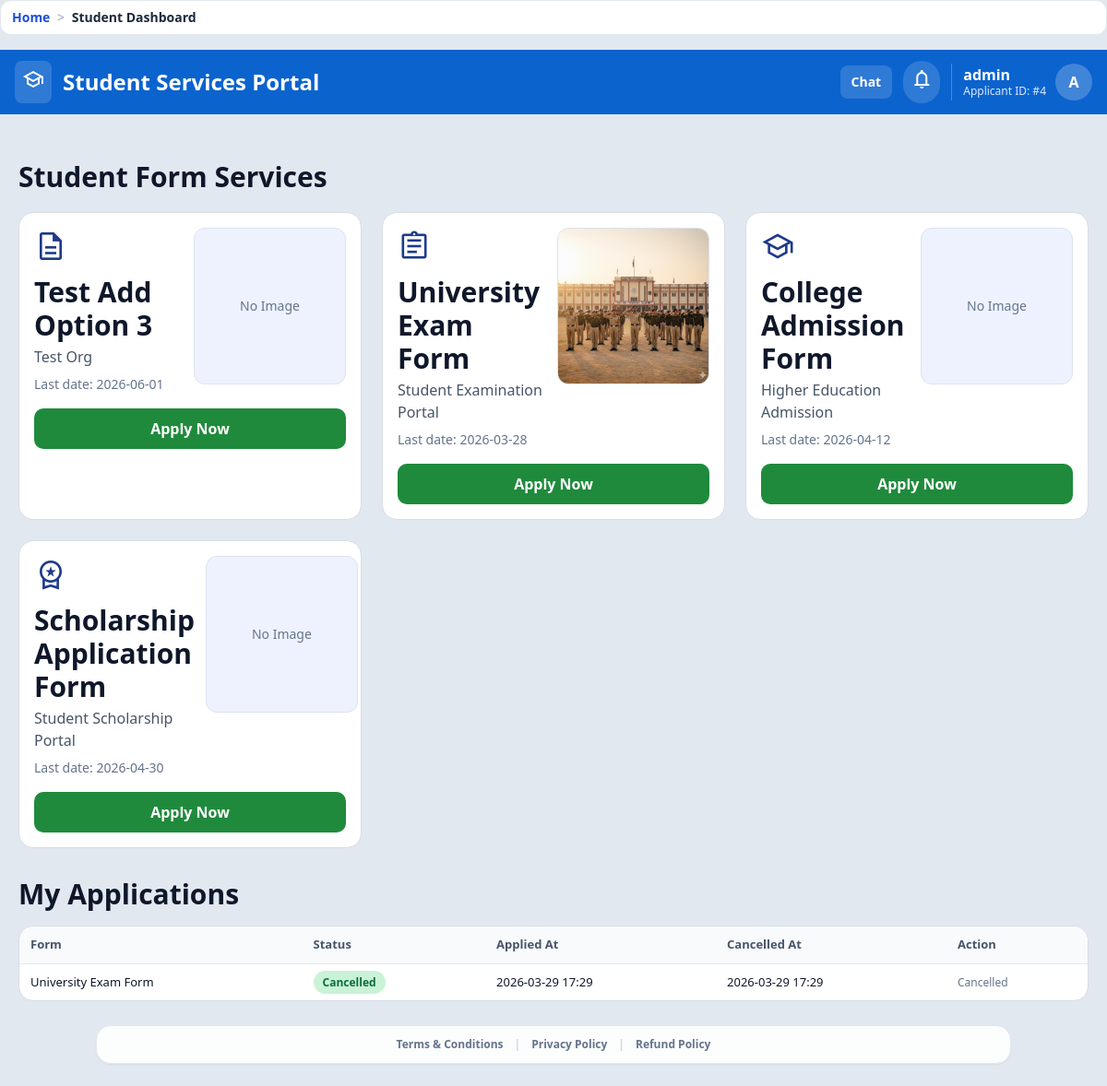
The app's page /student-services/ (signed in) with its own data.
### accounts/models.py (models this page shows, shortened)
class UserProfile(models.Model):
    user          = models.OneToOneField(User, on_delete=models.CASCADE, related_name='profile')
    full_name     = models.CharField(max_length=150, blank=True)
    father_name   = models.CharField(max_length=150, blank=True)
    mother_name   = models.CharField(max_length=150, blank=True)
    dob           = models.DateField(null=True, blank=True)
    GENDER_CHOICES = [('M','Male'),('F','Female'),('O','Other')]
    gender        = models.CharField(max_length=1, choices=GENDER_CHOICES, blank=True)
    CATEGORY_CHOICES = [('General','General'),('OBC','OBC'),('SC','SC'),('ST','ST')]
    category      = models.CharField(max_length=20, choices=CATEGORY_CHOICES, blank=True)
    mobile        = models.CharField(max_length=15, blank=True)
    email         = models.EmailField(blank=True)
    present_state = models.CharField(max_length=100, blank=True)
    present_district = models.CharField(max_length=100, blank=True)
    present_city = models.CharField(max_length=100, blank=True)
    present_pincode = models.CharField(max_length=10, blank=True)
    present_address = models.TextField(blank=True)
    permanent_same_as_present = models.BooleanField(default=False)
    permanent_state = models.CharField(max_length=100, blank=True)
    permanent_district = models.CharField(max_length=100, blank=True)
    permanent_pincode = models.CharField(max_length=10, blank=True)
    permanent_full_address = models.TextField(blank=True)
    permanent_address = models.TextField(blank=True)
    district      = models.CharField(max_length=100, blank=True)
    state         = models.CharField(max_length=100, default='Chhattisgarh', blank=True)
    pincode       = models.CharField(max_length=10, blank=True)
    aadhar        = models.CharField(max_length=20, blank=True)
    samagra_id    = models.CharField(max_length=20, blank=True)
    caste_cert_no = models.CharField(max_length=50, blank=True)
    income_cert_no= models.CharField(max_length=50, blank=True)
    tenth_board   = models.CharField(max_length=100, blank=True)
    tenth_roll_number = models.CharField(max_length=50, blank=True)
    tenth_percentage = models.CharField(max_length=20, blank=True)
    tenth_result  = models.CharField(max_length=50, blank=True)
    twelfth_board = models.CharField(max_length=100, blank=True)
    twelfth_roll_number = models.CharField(max_length=50, blank=True)
    twelfth_percentage = models.CharField(max_length=20, blank=True)
    twelfth_result= models.CharField(max_length=50, blank=True)
    graduation    = models.CharField(max_length=100, blank=True)
    university    = models.CharField(max_length=150, blank=True)
    tenth_subjects = models.TextField(blank=True)
    twelfth_subjects = models.TextField(blank=True)
    graduation_subjects = models.TextField(blank=True)
    previous_course_name = models.CharField(max_length=150, blank=True)
    previous_subjects = models.TextField(blank=True)
    current_course_name = models.CharField(max_length=150, blank=True)
    current_year = models.CharField(max_length=100, blank=True)
    current_semester = models.CharField(max_length=100, blank=True)
    current_subjects = models.TextField(blank=True)
    college_name = models.CharField(max_length=200, blank=True)
    university_name = models.CharField(max_length=200, blank=True)
    course = models.CharField(max_length=150, blank=True)
    year_semester = models.CharField(max_length=100, blank=True)
    enrollment_number = models.CharField(max_length=100, blank=True)
    account_holder_name = models.CharField(max_length=150, blank=True)
    bank_name = models.CharField(max_length=150, blank=True)
    account_number = models.CharField(max_length=50, blank=True)
    ifsc_code = models.CharField(max_length=20, blank=True)
    branch_name = models.CharField(max_length=150, blank=True)
    aadhaar_linked = models.CharField(max_length=3, blank=True, choices=[('yes', 'Yes'), ('no', 'No')])
    personal_extra_rows = models.JSONField(default=list, blank=True)
    address_extra_rows = models.JSONField(default=list, blank=True)
    academic_extra_rows = models.JSONField(default=list, blank=True)
    college_extra_rows = models.JSONField(default=list, blank=True)
    bank_extra_rows = models.JSONField(default=list, blank=True)
    subject_extra_rows = models.JSONField(default=list, blank=True)
    avatar        = models.ImageField(upload_to='profile_avatars/', null=True, blank=True)
    photo         = models.ImageField(upload_to='profile_photos/', null=True, blank=True)
    signature     = models.ImageField(upload_to='profile_signatures/', null=True, blank=True)
    photo_url     = models.URLField(max_length=800, blank=True)
    signature_url = models.URLField(max_length=800, blank=True)
    chat_enabled  = models.BooleanField(default=False)
    master_data_last_saved_at = models.DateTimeField(null=True, blank=True)
    master_data_unmask_until = models.DateTimeField(null=True, blank=True)
    master_data_unmask_date = models.DateField(null=True, blank=True)
    master_data_unmask_count = models.PositiveSmallIntegerField(default=0)
    apply_autofill_locked_until = models.DateTimeField(null=True, blank=True)
    apply_profile_view_date = models.DateField(null=True, blank=True)
    apply_profile_view_count = models.PositiveSmallIntegerField(default=0)
    apply_profile_unmask_until = models.DateTimeField(null=True, blank=True)
    apply_profile_unmask_date = models.DateField(null=True, blank=True)
    apply_profile_unmask_count = models.PositiveSmallIntegerField(default=0)
    apply_draft_data = models.JSONField(default=dict, blank=True)

class Vacancy(models.Model):
    CATEGORY_GOVERNMENT = "government"
    CATEGORY_STUDENT = "student"
    CATEGORY_CHOICES = [
        (CATEGORY_GOVERNMENT, "Government"),
        (CATEGORY_STUDENT, "Student"),
    ]
    category = models.CharField(max_length=20, choices=CATEGORY_CHOICES, default=CATEGORY_GOVERNMENT)
    title = models.CharField(max_length=200)
    organization = models.CharField(max_length=200)
    last_date = models.DateField()
    icon_name = models.CharField(max_length=50, blank=True, default="description")
    image = models.ImageField(upload_to="vacancy_images/", null=True, blank=True)
    display_order = models.PositiveIntegerField(default=0)
    is_active = models.BooleanField(default=True)
    hidden_from_users = models.BooleanField(default=False)
    visible_to_users = models.JSONField(default=list, blank=True)
    required_documents = models.JSONField(default=list, blank=True)
    required_profile_fields = models.JSONField(default=list, blank=True)
    mobile_page_size = models.PositiveSmallIntegerField(default=6)
    created_at = models.DateTimeField(auto_now_add=True)
    class Meta:
        ordering = ["display_order", "last_date", "id"]

class Application(models.Model):
    STATUS_PENDING = "pending"
    STATUS_APPROVED = "approved"
    STATUS_UNDER_REVIEW = "under_review"
    STATUS_REJECTED = "rejected"
    STATUS_CANCELLED = "cancelled"
    STATUS_CHOICES = [
        (STATUS_PENDING, "Pending"),
        (STATUS_APPROVED, "Approved"),
        (STATUS_UNDER_REVIEW, "Under Review"),
        (STATUS_REJECTED, "Rejected"),
        (STATUS_CANCELLED, "Cancelled"),
    ]
    profile = models.ForeignKey(UserProfile, on_delete=models.CASCADE, related_name="applications")
    vacancy = models.ForeignKey(Vacancy, on_delete=models.CASCADE, related_name="applications")
    status = models.CharField(max_length=20, choices=STATUS_CHOICES, default=STATUS_PENDING)
    remarks = models.TextField(blank=True)
    applied_at = models.DateTimeField(auto_now_add=True)
    updated_at = models.DateTimeField(auto_now=True)
    cancelled_at = models.DateTimeField(null=True, blank=True)
    class Meta:
        ordering = ["-applied_at"]
        constraints = [
            models.UniqueConstraint(fields=["profile", "vacancy"], name="unique_application_per_profile_vacancy"),
        ]

### core/views.py (the view)
# urls.py: path("student-services/", views.student_services_dashboard, name="student_services_dashboard"),
@login_required
def student_services_dashboard(request):
    profile, _ = UserProfile.objects.get_or_create(user=request.user)
    _seed_default_vacancies()
    services = [
        item
        for item in Vacancy.objects.filter(category=Vacancy.CATEGORY_STUDENT).order_by(
            "display_order", "last_date", "id"
        )
        if _vacancy_visible_to_profile(item, profile)
    ]
    user_apps = Application.objects.filter(profile=profile).select_related("vacancy")
    application_map = {app.vacancy_id: app for app in user_apps}
    service_cards = []
    for service in services:
        service_cards.append(
            {
                "vacancy": service,
                "application": application_map.get(service.id),
            }
        )
    my_applications = (
        user_apps.filter(vacancy__category=Vacancy.CATEGORY_STUDENT)
        .order_by("-applied_at")
    )
    news_items = _news_for_portal(PortalNews.TARGET_STUDENT)
    return render(
        request,
        "portal_main/student_services.html",
        {
            "profile": profile,
            "service_cards": service_cards,
            "my_applications": my_applications,
            "news_items": news_items,
            "is_admin_user": _can_access_admin(request),
        },
    )

### templates/portal_main/student_services.html (shortened to what this page needs)
{% extends 'base.html' %}
{% block body_class %}min-h-screen bg-slate-200 text-slate-900{% endblock %}
{% block page_container_class %}max-w-[1380px] mx-auto p-0{% endblock %}
{% block content %}
<header class="nav-top px-4 py-3 flex items-center justify-between gap-3">
  <div class="flex items-center gap-3">
    <div class="rounded-lg bg-white/15 p-2"><span class="material-symbols-outlined">school</span></div>
    <div class="font-extrabold text-2xl leading-none">Student Services Portal</div>
  </div>
  <div class="flex items-center gap-3">
    <a href="{% url 'user_chat' %}" class="rounded-lg bg-white/15 px-3 py-2 text-sm font-bold">Chat</a>
    <a href="{% url 'role_select' %}" class="rounded-full bg-white/15 p-2" title="Back to portal select">
      <span class="material-symbols-outlined">notifications</span>
    </a>
    <div class="user-pill">
      <div class="leading-tight">
        <div class="font-extrabold">{{ profile.full_name|default:request.user.username }}</div>
        <div class="text-xs text-blue-100">Applicant ID: #{{ profile.id }}</div>
      </div>
      <div class="user-avatar">{{ request.user.username|first|upper }}</div>
    </div>
  </div>
</header>
<div class="page-wrap">
  <section class="mt-8">
    <h2 class="text-2xl md:text-3xl font-black">Student Form Services</h2>
    <div class="service-grid mt-5">
      {% for card in service_cards %}
      {% with vacancy=card.vacancy app=card.application %}
      <article class="service-card p-4">
        <div class="service-top">
          <div>
            <div class="flex items-center justify-between">
              <span class="material-symbols-outlined text-4xl text-blue-900">{{ vacancy.icon_name|default:'description' }}</span>
            </div>
            <h3 class="mt-3 text-xl md:text-3xl leading-tight font-black">{{ vacancy.title }}</h3>
            <p class="text-sm md:text-base text-slate-600 mt-1">{{ vacancy.organization }}</p>
            <p class="text-sm text-slate-500 mt-2">Last date: {{ vacancy.last_date|date:'Y-m-d' }}</p>
          </div>
          <div class="service-media">
            {% if vacancy.image %}
              <img src="{{ vacancy.image.url }}" alt="{{ vacancy.title }}">
            {% else %}
              <div class="h-full w-full grid place-items-center text-slate-500 text-sm">No Image</div>
            {% endif %}
          </div>
        </div>
        {% if vacancy.is_active %}
        <form method="post" action="{% url 'apply_student_service' vacancy.id %}" class="mt-4">
          <button class="btn-apply" type="submit">{% if app and app.status != 'cancelled' %}Applied{% else %}Apply Now{% endif %}</button>
        </form>
        {% else %}
        <div class="mt-4">
          <button class="btn-deactivated" type="button" disabled>Deactivated</button>
        </div>
        {% endif %}
      </article>
      {% endwith %}
      {% endfor %}
    </div>
  </section>
  <section class="mt-8">
    <h2 class="text-3xl font-black">My Applications</h2>
    <div class="myapps-card mt-4 overflow-x-auto">
      <table class="myapps-table">
        <thead>
          <tr>
            <th>Form</th>
            <th>Status</th>
            <th>Applied At</th>
            <th>Cancelled At</th>
            <th>Action</th>
          </tr>
        </thead>
        <tbody>
          {% for app in my_applications %}
          <tr>
            <td>{{ app.vacancy.title }}</td>
            <td><span class="status-pill">{{ app.get_status_display }}</span></td>
            <td>{{ app.applied_at|date:'Y-m-d H:i' }}</td>
            <td>{% if app.cancelled_at %}{{ app.cancelled_at|date:'Y-m-d H:i' }}{% else %}-{% endif %}</td>
            <td>
              {% if app.status != 'cancelled' %}
              <form method="post" action="{% url 'cancel_own_application' app.id %}">
                {% csrf_token %}
                <input type="hidden" name="source" value="student">
                <button class="btn-apply" style="background:#0f172a; padding:6px 10px; width:auto;" type="submit">Cancel</button>
              </form>
              {% else %}
              <span class="text-slate-500 text-xs">Cancelled</span>
              {% endif %}
            </td>
          </tr>
          {% empty %}
          <tr><td colspan="5" class="text-slate-500">No history yet.</td></tr>
          {% endfor %}
        </tbody>
      </table>
    </div>
  </section>
</div>
{% endblock %}

### records on screen
UserProfile: full_name "admin", id "4"
Vacancy: vacancy "Test Add Option 3", vacancy.organization "Test Org", vacancy.last_date "2026-06-01", image "No Image", is_active "Apply Now"
Vacancy: vacancy "University Exam Form", vacancy.organization "Student Examination Portal", vacancy.last_date "2026-03-28", vacancy.image (picture), is_active "Apply Now"
Vacancy: vacancy "College Admission Form", vacancy.organization "Higher Education Admission", vacancy.last_date "2026-04-12", image "No Image", is_active "Apply Now"
Vacancy: vacancy "Scholarship Application Form", vacancy.organization "Student Scholarship Portal", vacancy.last_date "2026-04-30", image "No Image", is_active "Apply Now"
Application: vacancy "University Exam Form", status "Cancelled", applied_at "2026-03-29 17:29", cancelled_at "2026-03-29 17:29"

### other values on screen
{{ crumb.label }} "Home"
{{ crumb.label }} "Student Dashboard"
{{ request.user.username|first|upper }} "A"
